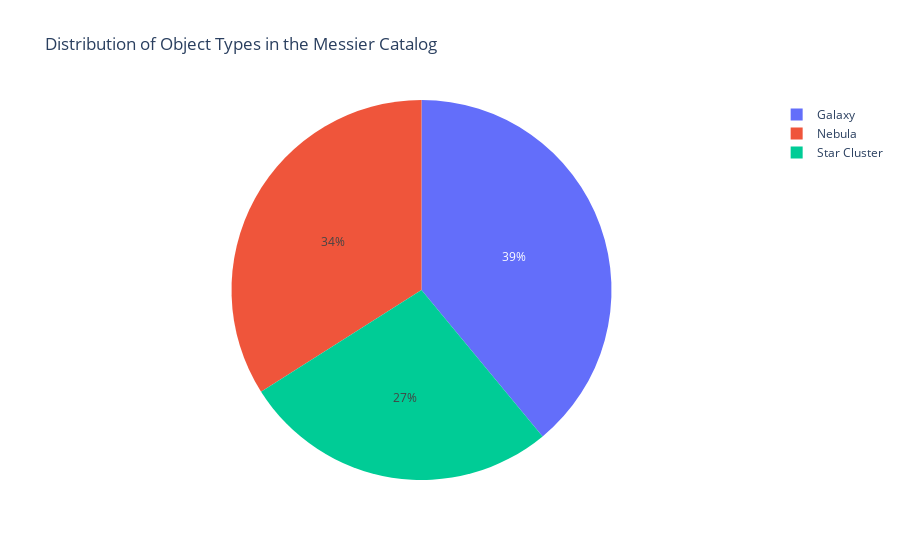

Write notebook code for a chart like this one.
### Code cell
import pandas as pd
import numpy as np
import matplotlib.pyplot as plt
import plotly.graph_objs as go
import plotly.offline as pyo
from IPython.display import display, Markdown
import urllib.request

# Enable notebook mode for offline plot
pyo.init_notebook_mode(connected=True)

# Markdown title and text
display(Markdown("<h1 style='color:blue; text-align:center;'>Astronomy Notebook: An Interactive Exploration of the Messier Catalog</h1>"))
display(Markdown("<p style='color:gray;'>In this notebook, we're investigating the <b style='color:orange;'>Messier catalog</b>, a set of astronomical objects cataloged by the French astronomer Charles Messier in the 18th century.</p>"))

# Markdown table with HTML table
display(Markdown("""
## <span style='color:darkgreen;'>Common Types of Astronomical Objects in the Messier Catalog</span>

| Object Type | Description |
|-------------|-------------|
| Galaxy      | <span style='color:purple;'>A massive system of stars, gas, dust, and dark matter, bound together by gravity.</span> |
| Nebula      | <span style='color:purple;'>A vast cloud of gas and dust in space. Some nebulae are regions where new stars are being born, while others are remnants of dead or dying stars.</span> |
| Star Cluster | <span style='color:purple;'>A group of stars that share a common origin and are gravitationally bound for some length of time.</span> |
"""))

# Colored Markdown text using HTML tags
display(Markdown("<p style='color:blue; font-size:18px; background-color:#f2f2f2; padding:10px;'>In this <b>notebook</b>, we'll dive deep into the cosmos, using data to uncover the secrets of the Universe!</p>"))

# Markdown equation using Latex
display(Markdown("""
The distance modulus formula allows us to calculate distance to astronomical objects:

$$ m - M = 5 \\log_{10}(d) - 5 $$

where `m` is the apparent magnitude (brightness as seen from Earth), `M` is the absolute magnitude (intrinsic brightness), and `d` is the distance in parsecs.
"""))

# Image, whose file is a part of the repository
# Download an image from the internet
url = "https://1.bp.blogspot.com/-1PVxT1l53GM/YBP7gIdVDYI/AAAAAAAAi8c/Ztj52Jvi0mI7_dwCa6iQYKDG-4dGdoK5wCLcBGAsYHQ/s2048/M31%2Bleyenda%2Bby%2BJordi%2BGonz%25C3%25A1lez%2BParramon.png"
filename = "andromeda.jpg"
urllib.request.urlretrieve(url, filename)

# Display the image
display(Markdown("![Andromeda Galaxy](andromeda.jpg)"))

# Generate random data for a DataFrame
np.random.seed(0)  # for reproducibility

# Creating a pandas DataFrame
df = pd.DataFrame({
    'Type': np.random.choice(['Galaxy', 'Nebula', 'Star Cluster'], size=100),
    'Apparent Magnitude': np.random.normal(10, 2, size=100),
    'Distance (parsecs)': np.random.lognormal(3, 1, size=100)
})

# Plotly Graph
fig = go.Figure(data=[go.Pie(labels=df['Type'].unique(), values=df['Type'].value_counts())])
fig.update_layout(title='Distribution of Object Types in the Messier Catalog')
pyo.iplot(fig)

# Matplotlib Graph
plt.figure(figsize=(10, 6))
plt.scatter(df['Apparent Magnitude'], df['Distance (parsecs)'], color='darkblue')
plt.xlabel('Apparent Magnitude')
plt.ylabel('Distance (parsecs)')
plt.title('Apparent Magnitude vs Distance in the Messier Catalog')
plt.gca().invert_yaxis()
plt.gca().invert_xaxis()
plt.grid(True)
plt.show()

### Figure 1 — Plotly figure (JSON) as saved in the notebook; plotly's stock layout.template omitted (floating-point values rounded to 4 significant figures)
{"data": [{"labels": ["Galaxy", "Nebula", "Star Cluster"], "type": "pie", "values": [39, 34, 27]}], "layout": {"title": {"text": "Distribution of Object Types in the Messier Catalog"}}}
